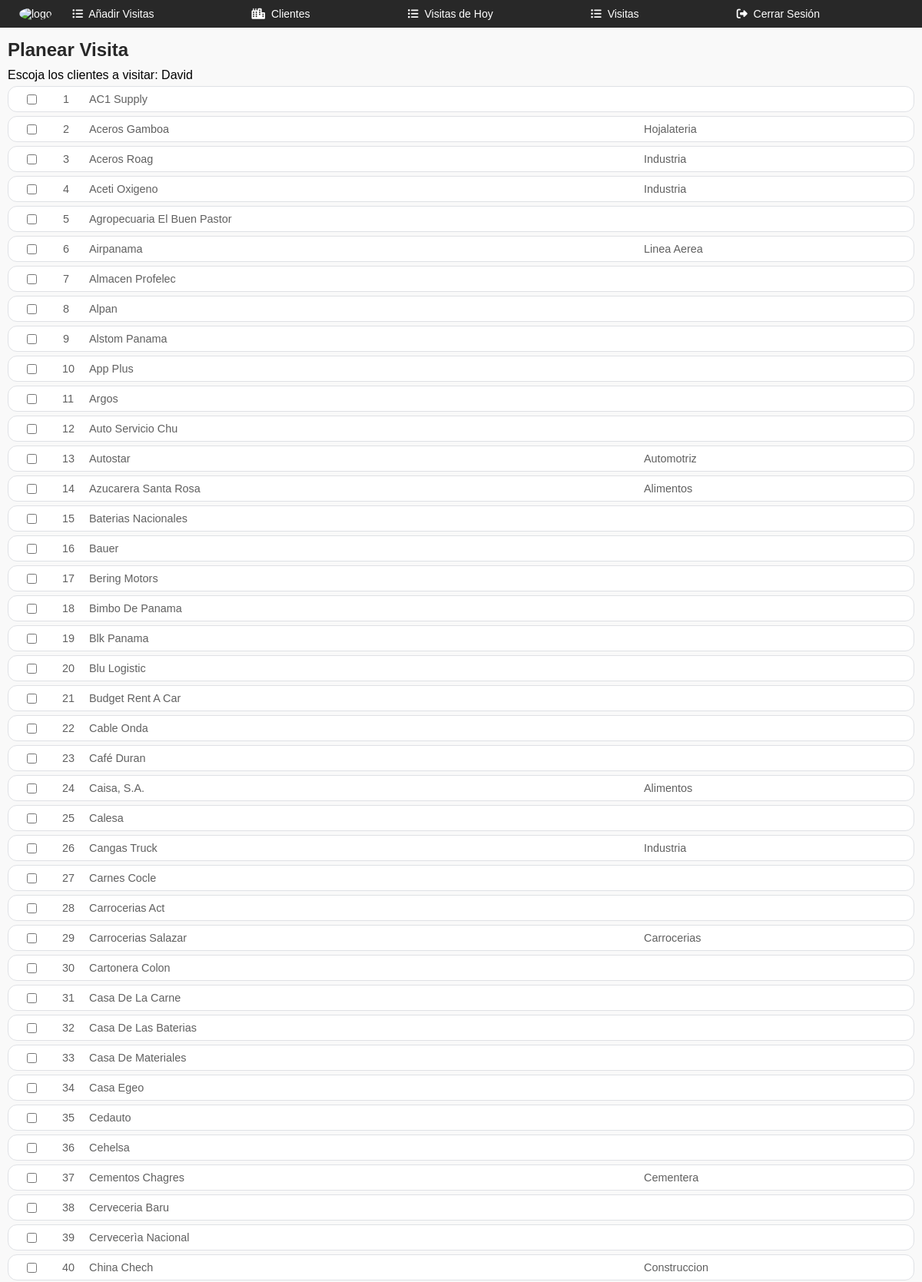
Page /app/escoger-clientes.php (signed in, upper part) on the committed database.
### tables this page shows
create table Empresas(
	ID int auto_increment,
    Nombre varchar(128) not null unique,
    RUC varchar(24)  null unique,
    Tipo varchar(24) null,
    
    constraint PK_Empresa primary key(ID)
);

### app/models/Empleado.php (called while the page is built, shortened)
<?php
class Empleado {
    private $nombre;
    public function getNombre() {
        return $this->nombre;
    }
}

### app/escoger-clientes.php (the view, shortened to what this page needs)
<?php
include 'models/Empleado.php';
$user = unserialize($_SESSION["user"]);
?>
<!DOCTYPE html>
<html lang="en">
<head>
    <link rel="stylesheet" href="../styles/styles.css">
</head>
<body>
<?php include 'inc/header.php';?>
<main class="contenedor">
    <h2 id="page-titulo-left">Planear Visita</h2>
    <p>Escoja los clientes a visitar: <?php echo $user->getNombre();?></p>
    <form action="add-visitas.php" id="addClientesForm" method="POST">
        <?php
        include 'models/Connection.php';
        $result = $conn->prepare("SELECT * FROM Empresas;");
        $result->execute();
        while($row = $result->fetch(PDO::FETCH_OBJ)) {
            echo "
            <div class='clientes-card'>
                <div class='clientes-check'>
                    <input type='checkbox' name='checkClienteID[]' value='$row->ID'>
                </div>
                <div class='clientes-ID'>
                    <p>$row->ID</p>
                </div>
                <div class='clientes-nombre'>
                    <p>$row->Nombre</p>
                </div>
                <div class='clientes-ruc'>
                    <p>$row->RUC</p>
                </div>
                    <div class='clientes-tipo'>
                    <p>$row->Tipo</p>
                </div>
            </div>";
        }
        ?>
    </form>
</main>
</body>
</html>

### app/inc/header.php
<header>
    <nav>
        <ul>
            <li id="home-link"><a href=""><img src="../img/logo.png" alt="logo" id="nav-logo"></a></li>
            <li><a href="escoger-clientes.php"><i class="fas fa-list-ul"></i> Añadir Visitas</a></li>
            <li><a href="clientes.php"><i class="fas fa-city"></i> Clientes</a></li>
            <li><a href="visitas-hoy.php"><i class="fas fa-list-ul"></i> Visitas de Hoy</a></li>
            <li><a href="visitas.php"><i class="fas fa-list-ul"></i> Visitas</a></li>
            <li><a href="models/Exit.php"><i class="fas fa-sign-out-alt"></i> Cerrar Sesión</a></li>
        </ul>
    </nav>
</header>

### styles/styles.css (style rules this page uses)
:root { --txtBlack: #282828; --txtGrey: #606060; --lineGrey: #dfe1e5; --elementGrey: #606060; --bgGrey: #f9f9f9; --blue: #00a0ef; --navBlack: #282828; --navBtnGrey: #3e3e3e; }
* { box-sizing: border-box; margin: 0; padding: 0; }
body { font-family: Arial, Helvetica, sans-serif; background-color: var(--bgGrey); }
nav { background-color: var(--navBlack); }
nav ul { display: grid; grid-auto-flow: column; grid-template-columns: 50px; column-gap: 5px; padding: 10px 25px; }
nav ul li { display: grid; list-style: none; align-items: center; padding-left: 10px; }
#home-link { padding: 0; }
nav ul li a { display: inline-block; text-decoration: none; font-size: 14px; color: white; }
nav ul li a i { margin: 0 4px; }
#nav-logo { width: 35px; border-radius: 50%; }
#page-titulo-left { text-align: left; margin: 10px 0; color: var(--txtBlack); }
.contenedor { padding: 5px 10px; }
input { display: flex; width: 70%; border: 1px solid var(--lineGrey); border-radius: 10px; text-align: center; justify-content: center; margin: 5px 0 10px 0; padding: 5px 0; }
#addClientesForm, #submitVisitas { display: block; }
.clientes-card { display: grid; grid-template-columns: 50px 30px 1fr 1fr 1fr; gap: 5px; align-items: center; border: 1px solid var(--lineGrey); background-color: white; border-radius: 12px; padding: 8px 5px; margin: 5px 0; color: var(--txtGrey); font-size: .9em; }
.clientes-card div { padding: 0 10px; }
.clientes-ID { text-align: center; }
.clientes-check input { margin: 0 auto; }
.clientes-check input[type="checkbox"] { display: flex; flex: 1; }

### rows in the picture
empresas: ID "1", Nombre "AC1 Supply"
empresas: ID "2", Nombre "Aceros Gamboa", Tipo "Hojalateria"
empresas: ID "3", Nombre "Aceros Roag", Tipo "Industria"
empresas: ID "4", Nombre "Aceti Oxigeno", Tipo "Industria"
empresas: ID "5", Nombre "Agropecuaria El Buen Pastor"
empresas: ID "6", Nombre "Airpanama", Tipo "Linea Aerea"
empresas: ID "7", Nombre "Almacen Profelec"
empresas: ID "8", Nombre "Alpan"
empresas: ID "9", Nombre "Alstom Panama"
empresas: ID "10", Nombre "App Plus"
empresas: ID "11", Nombre "Argos"
empresas: ID "12", Nombre "Auto Servicio Chu"
empresas: ID "13", Nombre "Autostar", Tipo "Automotriz"
empresas: ID "14", Nombre "Azucarera Santa Rosa", Tipo "Alimentos"
empresas: ID "15", Nombre "Baterias Nacionales"
empresas: ID "16", Nombre "Bauer"
empresas: ID "17", Nombre "Bering Motors"
empresas: ID "18", Nombre "Bimbo De Panama"
empresas: ID "19", Nombre "Blk Panama"
empresas: ID "20", Nombre "Blu Logistic"
empresas: ID "21", Nombre "Budget Rent A Car"
empresas: ID "22", Nombre "Cable Onda"
empresas: ID "23", Nombre "Café Duran"
empresas: ID "24", Nombre "Caisa, S.A.", Tipo "Alimentos"
empresas: ID "25", Nombre "Calesa"
empresas: ID "26", Nombre "Cangas Truck", Tipo "Industria"
empresas: ID "27", Nombre "Carnes Cocle"
empresas: ID "28", Nombre "Carrocerias Act"
empresas: ID "29", Nombre "Carrocerias Salazar", Tipo "Carrocerias"
empresas: ID "30", Nombre "Cartonera Colon"
empresas: ID "31", Nombre "Casa De La Carne"
empresas: ID "32", Nombre "Casa De Las Baterias"
empresas: ID "33", Nombre "Casa De Materiales"
empresas: ID "34", Nombre "Casa Egeo"
empresas: ID "35", Nombre "Cedauto"
empresas: ID "36", Nombre "Cehelsa"
empresas: ID "37", Nombre "Cementos Chagres", Tipo "Cementera"
empresas: ID "38", Nombre "Cerveceria Baru"
empresas: ID "39", Nombre "Cervecerìa Nacional"
empresas: ID "40", Nombre "China Chech", Tipo "Construccion"

### other values in the picture
$user->getNombre() "David"
